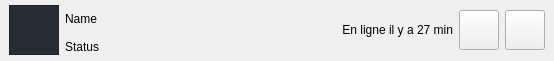
                 <widget class="QWidget" name="active_client_frame" native="true">
                  <property name="minimumSize">
                   <size>
                    <width>551</width>
                    <height>61</height>
                   </size>
                  </property>
                  <property name="maximumSize">
                   <size>
                    <width>16777215</width>
                    <height>61</height>
                   </size>
                  </property>
                  <property name="styleSheet">
                   <string notr="true"/>
                  </property>
                  <layout class="QHBoxLayout" name="horizontalLayout_3">
                   <property name="leftMargin">
                    <number>9</number>
                   </property>
                   <property name="topMargin">
                    <number>0</number>
                   </property>
                   <property name="rightMargin">
                    <number>9</number>
                   </property>
                   <property name="bottomMargin">
                    <number>0</number>
                   </property>
                   <item>
                    <widget class="QFrame" name="contact_image">
                     <property name="minimumSize">
                      <size>
                       <width>50</width>
                       <height>50</height>
                      </size>
                     </property>
                     <property name="maximumSize">
                      <size>
                       <width>50</width>
                       <height>50</height>
                      </size>
                     </property>
                     <property name="styleSheet">
                      <string notr="true">
background-color: rgb(40, 44, 52);
</string>
                     </property>
                     <property name="frameShape">
                      <enum>QFrame::StyledPanel</enum>
                     </property>
                     <property name="frameShadow">
                      <enum>QFrame::Raised</enum>
                     </property>
                    </widget>
                   </item>
                   <item>
                    <layout class="QVBoxLayout" name="verticalLayout_6">
                     <property name="spacing">
                      <number>0</number>
                     </property>
                     <item>
                      <widget class="QLabel" name="contact_name">
                       <property name="minimumSize">
                        <size>
                         <width>251</width>
                         <height>31</height>
                        </size>
                       </property>
                       <property name="maximumSize">
                        <size>
                         <width>16777215</width>
                         <height>31</height>
                        </size>
                       </property>
                       <property name="text">
                        <string>Name</string>
                       </property>
                      </widget>
                     </item>
                     <item>
                      <widget class="QLabel" name="contact_status">
                       <property name="minimumSize">
                        <size>
                         <width>251</width>
                         <height>20</height>
                        </size>
                       </property>
                       <property name="maximumSize">
                        <size>
                         <width>16777215</width>
                         <height>20</height>
                        </size>
                       </property>
                       <property name="text">
                        <string>Status</string>
                       </property>
                      </widget>
                     </item>
                    </layout>
                   </item>
                   <item>
                    <widget class="QLabel" name="last_seen">
                     <property name="minimumSize">
                      <size>
                       <width>131</width>
                       <height>20</height>
                      </size>
                     </property>
                     <property name="maximumSize">
                      <size>
                       <width>16777215</width>
                       <height>20</height>
                      </size>
                     </property>
                     <property name="text">
                      <string>En ligne il y a 27 min</string>
                     </property>
                     <property name="alignment">
                      <set>Qt::AlignRight|Qt::AlignTrailing|Qt::AlignVCenter</set>
                     </property>
                    </widget>
                   </item>
                   <item>
                    <widget class="QPushButton" name="attachment_btn">
                     <property name="minimumSize">
                      <size>
                       <width>40</width>
                       <height>40</height>
                      </size>
                     </property>
                     <property name="maximumSize">
                      <size>
                       <width>40</width>
                       <height>40</height>
                      </size>
                     </property>
                     <property name="styleSheet">
                      <string notr="true">#attachment_btn {	
	background-image: url(:/svg/svg//icon_attachment.svg);
}
</string>
                     </property>
                     <property name="text">
                      <string/>
                     </property>
                    </widget>
                   </item>
                   <item>
                    <widget class="QPushButton" name="more_btn">
                     <property name="minimumSize">
                      <size>
                       <width>40</width>
                       <height>40</height>
                      </size>
                     </property>
                     <property name="maximumSize">
                      <size>
                       <width>40</width>
                       <height>40</height>
                      </size>
                     </property>
                     <property name="styleSheet">
                      <string notr="true">background-image: url(:/cils/cils/cil-trash.png);
</string>
                     </property>
                     <property name="text">
                      <string/>
                     </property>
                    </widget>
                   </item>
                  </layout>
                 </widget>
